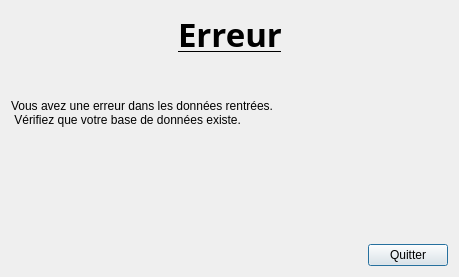
<?xml version="1.0" encoding="UTF-8"?>
<ui version="4.0">
 <class>ErrorBDD</class>
 <widget class="QDialog" name="ErrorBDD">
  <property name="geometry">
   <rect>
    <x>0</x>
    <y>0</y>
    <width>459</width>
    <height>277</height>
   </rect>
  </property>
  <property name="windowTitle">
   <string>Dialog</string>
  </property>
  <layout class="QVBoxLayout" name="verticalLayout_3">
   <item>
    <layout class="QHBoxLayout" name="horizontalLayout_2">
     <item>
      <spacer name="horizontalSpacer">
       <property name="orientation">
        <enum>Qt::Horizontal</enum>
       </property>
       <property name="sizeHint" stdset="0">
        <size>
         <width>40</width>
         <height>20</height>
        </size>
       </property>
      </spacer>
     </item>
     <item>
      <widget class="QLabel" name="label_3">
       <property name="font">
        <font>
         <family>ClearlyU PUA</family>
         <pointsize>25</pointsize>
         <weight>75</weight>
         <bold>true</bold>
         <underline>true</underline>
        </font>
       </property>
       <property name="text">
        <string>Erreur</string>
       </property>
      </widget>
     </item>
     <item>
      <spacer name="horizontalSpacer_2">
       <property name="orientation">
        <enum>Qt::Horizontal</enum>
       </property>
       <property name="sizeHint" stdset="0">
        <size>
         <width>40</width>
         <height>20</height>
        </size>
       </property>
      </spacer>
     </item>
    </layout>
   </item>
   <item>
    <layout class="QHBoxLayout" name="horizontalLayout_3">
     <item>
      <widget class="QLabel" name="label">
       <property name="text">
        <string>Vous avez une erreur dans les données rentrées.
 Vérifiez que votre base de données existe.</string>
       </property>
       <property name="wordWrap">
        <bool>true</bool>
       </property>
      </widget>
     </item>
     <item>
      <spacer name="horizontalSpacer_3">
       <property name="orientation">
        <enum>Qt::Horizontal</enum>
       </property>
       <property name="sizeHint" stdset="0">
        <size>
         <width>38</width>
         <height>20</height>
        </size>
       </property>
      </spacer>
     </item>
     <item>
      <layout class="QVBoxLayout" name="verticalLayout">
       <item>
        <spacer name="verticalSpacer_2">
         <property name="orientation">
          <enum>Qt::Vertical</enum>
         </property>
         <property name="sizeHint" stdset="0">
          <size>
           <width>20</width>
           <height>40</height>
          </size>
         </property>
        </spacer>
       </item>
       <item>
        <widget class="QLabel" name="label_2">
         <property name="maximumSize">
          <size>
           <width>200</width>
           <height>200</height>
          </size>
         </property>
         <property name="baseSize">
          <size>
           <width>200</width>
           <height>200</height>
          </size>
         </property>
         <property name="text">
          <string/>
         </property>
         <property name="pixmap">
          <pixmap resource="img.qrc">:/new/imgGASB05/imgGASB05/Error.png</pixmap>
         </property>
         <property name="scaledContents">
          <bool>true</bool>
         </property>
        </widget>
       </item>
       <item>
        <spacer name="verticalSpacer_3">
         <property name="orientation">
          <enum>Qt::Vertical</enum>
         </property>
         <property name="sizeHint" stdset="0">
          <size>
           <width>20</width>
           <height>40</height>
          </size>
         </property>
        </spacer>
       </item>
      </layout>
     </item>
    </layout>
   </item>
   <item>
    <layout class="QVBoxLayout" name="verticalLayout_2">
     <item>
      <spacer name="verticalSpacer">
       <property name="orientation">
        <enum>Qt::Vertical</enum>
       </property>
       <property name="sizeHint" stdset="0">
        <size>
         <width>20</width>
         <height>40</height>
        </size>
       </property>
      </spacer>
     </item>
     <item>
      <layout class="QHBoxLayout" name="horizontalLayout">
       <item>
        <spacer name="horizontalSpacer_4">
         <property name="orientation">
          <enum>Qt::Horizontal</enum>
         </property>
         <property name="sizeHint" stdset="0">
          <size>
           <width>40</width>
           <height>20</height>
          </size>
         </property>
        </spacer>
       </item>
       <item>
        <widget class="QPushButton" name="pushButtonQuitter">
         <property name="text">
          <string>Quitter</string>
         </property>
        </widget>
       </item>
      </layout>
     </item>
    </layout>
   </item>
  </layout>
 </widget>
 <resources>
  <include location="img.qrc"/>
 </resources>
 <connections/>
</ui>
